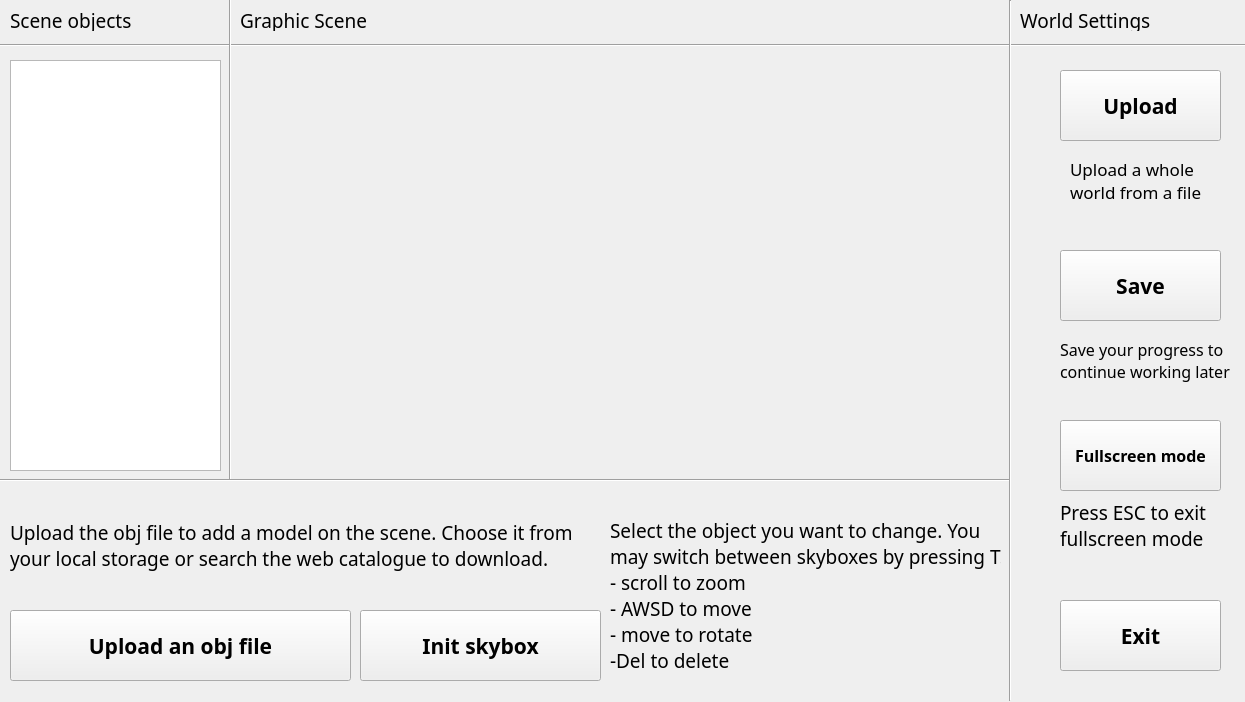
<?xml version="1.0" encoding="UTF-8"?>
<ui version="4.0">
 <class>menu</class>
 <widget class="QWidget" name="menu">
  <property name="geometry">
   <rect>
    <x>0</x>
    <y>0</y>
    <width>1245</width>
    <height>702</height>
   </rect>
  </property>
  <property name="windowTitle">
   <string>Form</string>
  </property>
  <widget class="Line" name="line_3">
   <property name="geometry">
    <rect>
     <x>0</x>
     <y>30</y>
     <width>1271</width>
     <height>31</height>
    </rect>
   </property>
   <property name="orientation">
    <enum>Qt::Horizontal</enum>
   </property>
  </widget>
  <widget class="QLabel" name="label">
   <property name="geometry">
    <rect>
     <x>240</x>
     <y>10</y>
     <width>131</width>
     <height>21</height>
    </rect>
   </property>
   <property name="font">
    <font>
     <family>Sitka</family>
     <pointsize>14</pointsize>
    </font>
   </property>
   <property name="autoFillBackground">
    <bool>false</bool>
   </property>
   <property name="styleSheet">
    <string notr="true">font color: rgb(255, 255, 255)</string>
   </property>
   <property name="text">
    <string>Graphic Scene</string>
   </property>
  </widget>
  <widget class="Line" name="line">
   <property name="geometry">
    <rect>
     <x>-1</x>
     <y>470</y>
     <width>1011</width>
     <height>20</height>
    </rect>
   </property>
   <property name="orientation">
    <enum>Qt::Horizontal</enum>
   </property>
  </widget>
  <widget class="Line" name="line_2">
   <property name="geometry">
    <rect>
     <x>1000</x>
     <y>0</y>
     <width>20</width>
     <height>701</height>
    </rect>
   </property>
   <property name="orientation">
    <enum>Qt::Vertical</enum>
   </property>
  </widget>
  <widget class="QLabel" name="label_4">
   <property name="geometry">
    <rect>
     <x>10</x>
     <y>500</y>
     <width>601</width>
     <height>91</height>
    </rect>
   </property>
   <property name="font">
    <font>
     <family>Sitka</family>
     <pointsize>14</pointsize>
    </font>
   </property>
   <property name="text">
    <string>Upload the obj file to add a model on the scene. Choose it from
your local storage or search the web catalogue to download.</string>
   </property>
  </widget>
  <widget class="QPushButton" name="fullscreen_pb">
   <property name="geometry">
    <rect>
     <x>1060</x>
     <y>420</y>
     <width>161</width>
     <height>71</height>
    </rect>
   </property>
   <property name="font">
    <font>
     <family>Sitka</family>
     <pointsize>12</pointsize>
     <bold>true</bold>
    </font>
   </property>
   <property name="styleSheet">
    <string notr="true">border-color: green;
border-width: 10px</string>
   </property>
   <property name="text">
    <string>Fullscreen mode</string>
   </property>
  </widget>
  <widget class="QPushButton" name="upload_world_pb">
   <property name="geometry">
    <rect>
     <x>1060</x>
     <y>70</y>
     <width>161</width>
     <height>71</height>
    </rect>
   </property>
   <property name="font">
    <font>
     <family>Sitka</family>
     <pointsize>16</pointsize>
     <bold>true</bold>
    </font>
   </property>
   <property name="text">
    <string>Upload</string>
   </property>
  </widget>
  <widget class="QLabel" name="label_3">
   <property name="geometry">
    <rect>
     <x>10</x>
     <y>10</y>
     <width>121</width>
     <height>21</height>
    </rect>
   </property>
   <property name="font">
    <font>
     <family>Sitka</family>
     <pointsize>14</pointsize>
    </font>
   </property>
   <property name="text">
    <string>Scene objects</string>
   </property>
  </widget>
  <widget class="QPushButton" name="exit_pb">
   <property name="geometry">
    <rect>
     <x>1060</x>
     <y>600</y>
     <width>161</width>
     <height>71</height>
    </rect>
   </property>
   <property name="font">
    <font>
     <family>Sitka</family>
     <pointsize>16</pointsize>
     <bold>true</bold>
    </font>
   </property>
   <property name="text">
    <string>Exit</string>
   </property>
  </widget>
  <widget class="Line" name="line_4">
   <property name="geometry">
    <rect>
     <x>220</x>
     <y>-1</y>
     <width>20</width>
     <height>481</height>
    </rect>
   </property>
   <property name="orientation">
    <enum>Qt::Vertical</enum>
   </property>
  </widget>
  <widget class="QLabel" name="label_2">
   <property name="geometry">
    <rect>
     <x>1020</x>
     <y>10</y>
     <width>131</width>
     <height>21</height>
    </rect>
   </property>
   <property name="font">
    <font>
     <family>Sitka</family>
     <pointsize>14</pointsize>
    </font>
   </property>
   <property name="text">
    <string>World Settings</string>
   </property>
  </widget>
  <widget class="QListWidget" name="scene_lw">
   <property name="geometry">
    <rect>
     <x>10</x>
     <y>60</y>
     <width>211</width>
     <height>411</height>
    </rect>
   </property>
  </widget>
  <widget class="QPushButton" name="save_pb">
   <property name="geometry">
    <rect>
     <x>1060</x>
     <y>250</y>
     <width>161</width>
     <height>71</height>
    </rect>
   </property>
   <property name="font">
    <font>
     <family>Sitka</family>
     <pointsize>16</pointsize>
     <bold>true</bold>
    </font>
   </property>
   <property name="text">
    <string>Save</string>
   </property>
  </widget>
  <widget class="QLabel" name="label_9">
   <property name="geometry">
    <rect>
     <x>1060</x>
     <y>500</y>
     <width>161</width>
     <height>51</height>
    </rect>
   </property>
   <property name="font">
    <font>
     <family>Sitka</family>
     <pointsize>14</pointsize>
    </font>
   </property>
   <property name="text">
    <string>Press ESC to exit
fullscreen mode</string>
   </property>
  </widget>
  <widget class="QPushButton" name="upload_file_pb">
   <property name="geometry">
    <rect>
     <x>10</x>
     <y>610</y>
     <width>341</width>
     <height>71</height>
    </rect>
   </property>
   <property name="font">
    <font>
     <family>Sitka</family>
     <pointsize>16</pointsize>
     <bold>true</bold>
    </font>
   </property>
   <property name="text">
    <string>Upload an obj file</string>
   </property>
  </widget>
  <widget class="QLabel" name="label_5">
   <property name="geometry">
    <rect>
     <x>610</x>
     <y>500</y>
     <width>391</width>
     <height>191</height>
    </rect>
   </property>
   <property name="font">
    <font>
     <family>Sitka</family>
     <pointsize>14</pointsize>
    </font>
   </property>
   <property name="text">
    <string>Select the object you want to change. You
may switch between skyboxes by pressing T.
- scroll to zoom
- AWSD to move
- move to rotate
-Del to delete</string>
   </property>
  </widget>
  <widget class="QPushButton" name="init_skybox_pb">
   <property name="geometry">
    <rect>
     <x>360</x>
     <y>610</y>
     <width>241</width>
     <height>71</height>
    </rect>
   </property>
   <property name="font">
    <font>
     <family>Sitka</family>
     <pointsize>16</pointsize>
     <bold>true</bold>
    </font>
   </property>
   <property name="text">
    <string>Init skybox</string>
   </property>
  </widget>
  <widget class="QLabel" name="label_8">
   <property name="geometry">
    <rect>
     <x>1060</x>
     <y>330</y>
     <width>181</width>
     <height>61</height>
    </rect>
   </property>
   <property name="font">
    <font>
     <family>Sitka</family>
     <pointsize>12</pointsize>
    </font>
   </property>
   <property name="text">
    <string>Save your progress to
continue working later</string>
   </property>
  </widget>
  <widget class="QLabel" name="label_7">
   <property name="geometry">
    <rect>
     <x>1070</x>
     <y>150</y>
     <width>151</width>
     <height>61</height>
    </rect>
   </property>
   <property name="font">
    <font>
     <family>Sitka</family>
     <pointsize>13</pointsize>
    </font>
   </property>
   <property name="text">
    <string>Upload a whole
world from a file</string>
   </property>
  </widget>
  <widget class="OGLWidget" name="canvas_widget" native="true">
   <property name="geometry">
    <rect>
     <x>233</x>
     <y>47</y>
     <width>775</width>
     <height>432</height>
    </rect>
   </property>
  </widget>
 </widget>
 <customwidgets>
  <customwidget>
   <class>OGLWidget</class>
   <extends>QWidget</extends>
   <header>oglwidget.h</header>
   <container>1</container>
  </customwidget>
 </customwidgets>
 <resources/>
 <connections/>
</ui>
